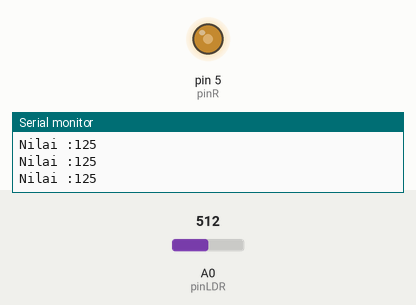
This sketch was run on a simulated Arduino Uno, built with avr-gcc and run on an emulated ATmega328P. On the bench: output pins drawn as LEDs (lit = HIGH), the last lines printed to the serial monitor. The test bench sets the inputs (shaded band); at power-on: A0 (pinLDR) = 512.

Above: at 1.2 s.
1.3 s: A0 (pinLDR) set to 716
At 2.2 s:
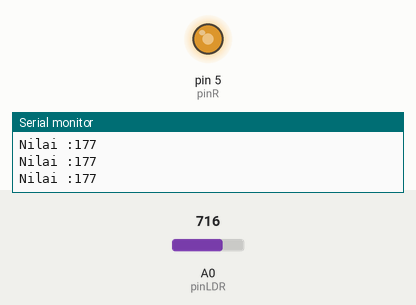
2.8 s: A0 (pinLDR) set to 122
At 3.2 s:
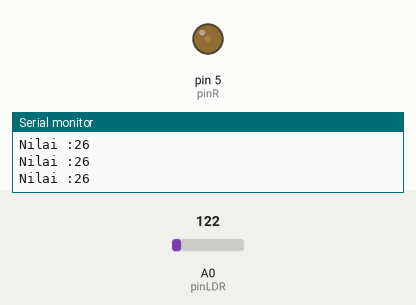
4.3 s: A0 (pinLDR) set to 0
At 5.5 s:
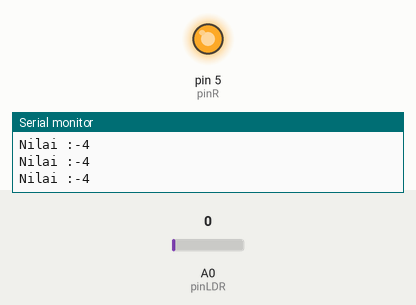
5.8 s: A0 (pinLDR) set to 12
At 6.6 s:
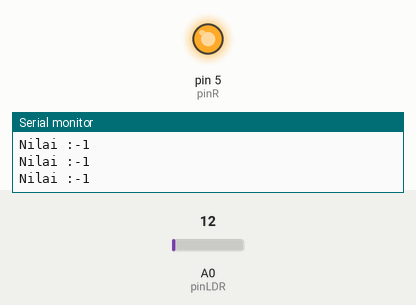
8.8 s: A0 (pinLDR) set to 16
At 9.2 s:
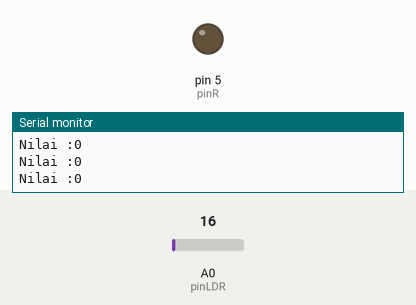
Timing chart, 0 to 11.3 s (numbered marks = the images above; inputs shaded):
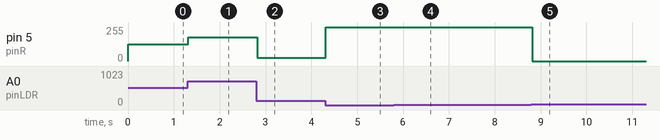

The sketch:

1challengeldr2.ino
```cpp
//INISIALISASI
int pinLDR=A0;
int pinR=5;

void setup() {
  // put your setup code here, to run once:
Serial.begin(9600);
pinMode(pinR,OUTPUT);
}

void loop() {
  //BACA DATA
int bacaLDR=analogRead(pinLDR);
bacaLDR=map(bacaLDR,17,1023,0,255);

//PRINT TO SERIAL
Serial.print("Nilai :");
Serial.print(bacaLDR);
Serial.println();

//
analogWrite(pinR,bacaLDR);
}
```

Measured:
- the behaviour switches between 13 and 14 on A0 (pinLDR) (found by bisection; images 4 and 5)
- after the input at 1.3 s, pin 5 (pinR): 125/255 → 177/255 at once
- after the input at 2.8 s, pin 5 (pinR): 177/255 → 26/255 at once
- after the input at 4.3 s, pin 5 (pinR): 26/255 → 252/255 at once
- after the input at 5.8 s, pin 5 (pinR): 252/255 → 255/255 at once
- after the input at 8.8 s, pin 5 (pinR): 255/255 → 0/255 at once
